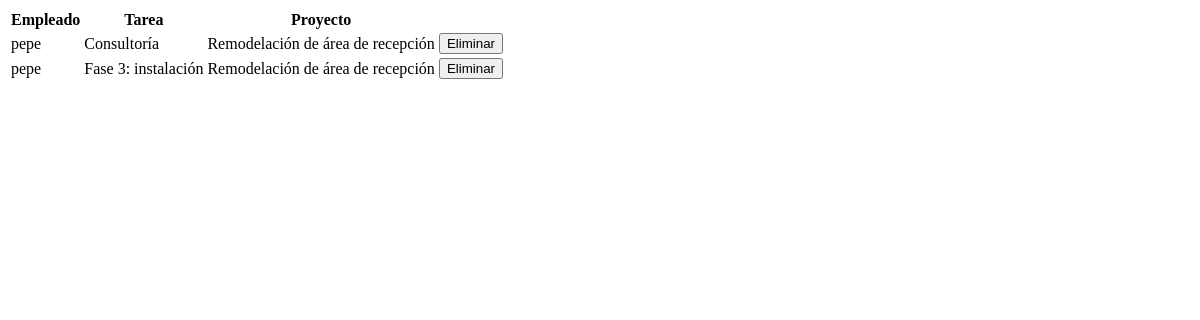
The page /Herramientas/AsignacionesActuales (signed in) on the database as committed earlier.
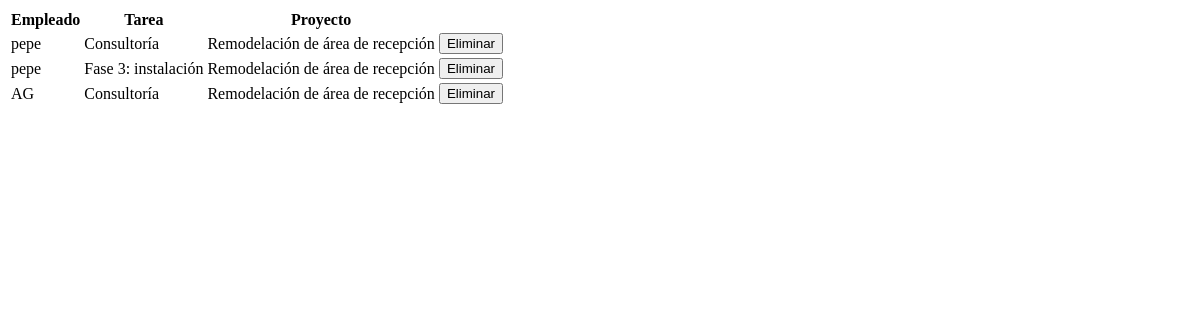
The same page on the database as committed later.
### FlaskPresencia/models.py (models this page shows)
class TareaEmpleado(db.Model):
    id = db.Column(db.Integer, primary_key=True)
    id_empleado = db.Column(db.String(250), nullable = False)
    id_tarea = db.Column(db.String(250), nullable = False)
    nombre_tarea = db.Column(db.String(250), nullable = False)
    id_proyecto = db.Column(db.String(250), nullable = False)
    nombre_proyecto = db.Column(db.String(250), nullable = False)

### FlaskPresencia/rutas.py (the view)
@app.route('/Herramientas/AsignacionesActuales', methods=['GET', 'POST'])
@login_required
def AsignacionesActuales():
    user = User.query.filter_by(username=current_user.username).first()
    if user.rol_admin == True:
        asignaciones = TareaEmpleado.query.filter_by().all()
        return render_template('AsignacionesActuales.html', asignaciones=asignaciones)

### FlaskPresencia/rutas.py (called while the page is built)
@login_manager.user_loader
def load_user(user_id):
    return User.query.get(int(user_id))

### FlaskPresencia/templates/AsignacionesActuales.html (shortened to what this page needs)
<table id="data" class="table table-striped">
    <thead>
      <tr>
        <th>Empleado</th>
        <th>Tarea</th>
        <th>Proyecto</th>
        <th></th>
      </tr>
    </thead>
    <tbody>
      {% for asignacion in asignaciones %}
        <tr>
          <td>{{ asignacion.id_empleado }}</td>
          <td>{{ asignacion.nombre_tarea }}</td>
          <td>{{ asignacion.nombre_proyecto }}</td>
          <td>
            <button class="col-sm btn btn-primary margin-Botones" type="button"
            attrEmpleado="{{ asignacion.id_empleado }}" attrTarea="{{ asignacion.id_tarea }}" attrProyecto="{{ asignacion.id_proyecto }}" onclick="eliminarAsignacion(this)">
              <div class="row mt-2">
                  <div class="col-sm">Eliminar</div>
              </div>
          </button>
          </td>
        </tr>
      {% endfor %}
    </tbody>
  </table>

Rows that differ between the two databases and show on the page:
added TareaEmpleado: id_empleado "AG", nombre_tarea "Consultoría", nombre_proyecto "Remodelación de área de recepción"
